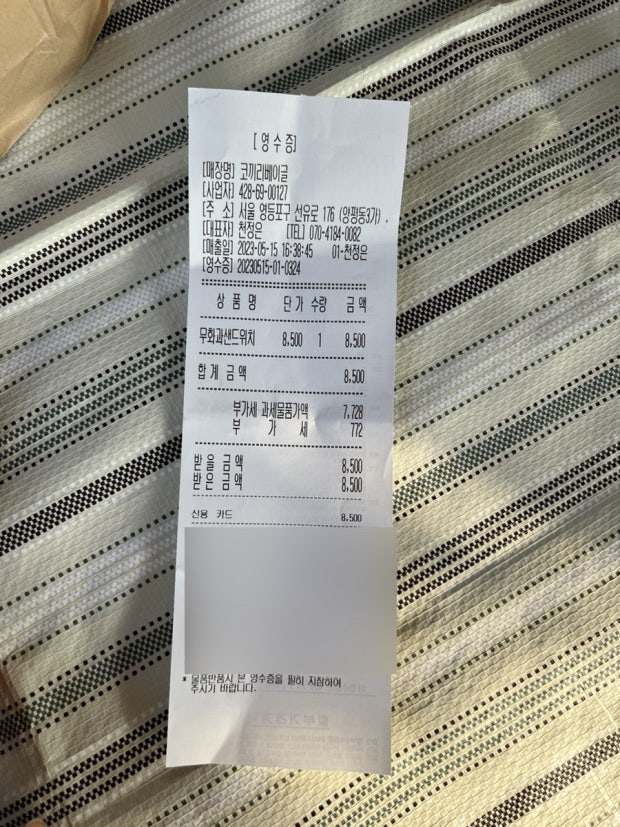
#> input picture AI/review/tmp_receipt/receipt_7.jpg, 620 x 827 px
$ python -i receipt_image.py   (imports and definitions only)
#> lines starting #> are read from the running program, lines starting #| are printed output that depends on the picture; after the words box and inside, x2 and y2 are one past the last pixel; in counts of white or black regions, pixels touching at a corner belong together
#> further down, picture is the input picture: shape (827, 620, 3); mean B, G, R 137.6, 148.6, 150.7
import cv2
import numpy as np
from pathlib import Path

# ============================
# PATHS
# ============================
IMAGE_PATH = "tmp_receipt/receipt_7.jpg"
OUTPUT_DIR = Path("output")
# [1 line not run here, left out]

# ============================
# VISUALIZE YOLO DETECTIONS
# ============================
# [32 lines left out: function visualize_yolo, not called in this run]


# ============================
# DESKEW FUNCTION
# ============================
def deskew(image):
    gray = cv2.cvtColor(image, cv2.COLOR_BGR2GRAY)
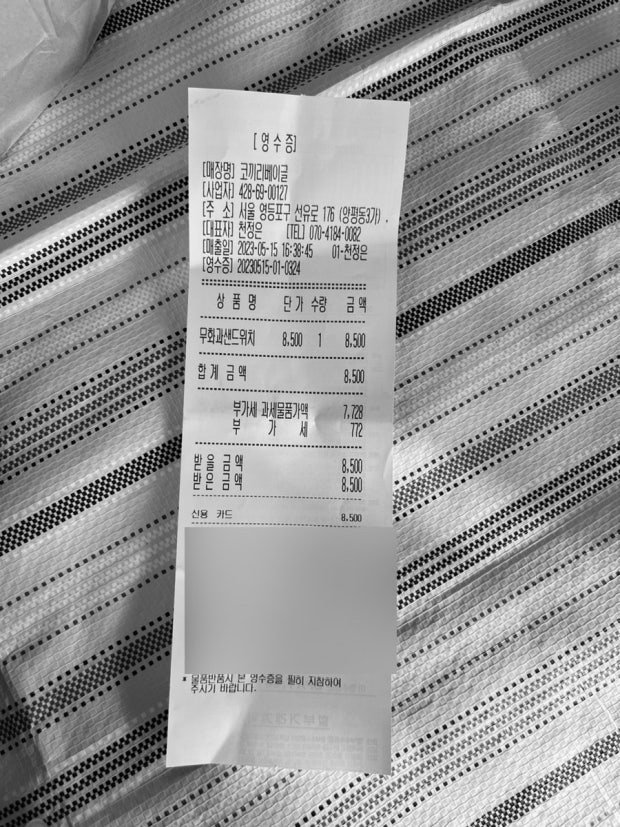
#> gray: shape (827, 620); min 0, max 254, mean 148
    thresh = cv2.threshold(
        gray, 0, 255,
        cv2.THRESH_BINARY + cv2.THRESH_OTSU
    )[1]
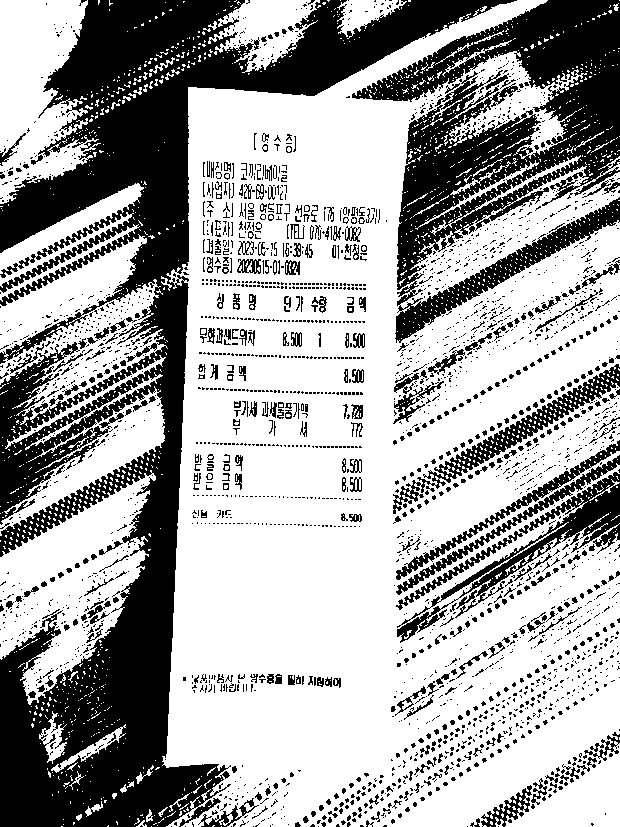
#> thresh: shape (827, 620); 64.5% white; 2865 black regions (2499 under 20 px), largest, box (x1, y1, x2, y2) and area: (0, 0, 517, 827) 102356, (352, 0, 620, 343) 37218, (397, 472, 620, 643) 5553

    coords = np.column_stack(np.where(thresh > 0))
#> coords = 330835 pairs, first value 0 to 826, second value 0 to 619
    if len(coords) < 50:
        return image

    angle = cv2.minAreaRect(coords)[-1]
#> angle = -90

    if angle < -45:
        angle = -(90 + angle)
#> angle = 0
    else:
        angle = -angle

    h, w = image.shape[:2]
#> h = 827; w = 620
    M = cv2.getRotationMatrix2D((w//2, h//2), angle, 1.0)
#> M = [[1, 0, 0], [0, 1, 0]]

    return cv2.warpAffine(
        image, M, (w, h),
        flags=cv2.INTER_CUBIC,
        borderMode=cv2.BORDER_REPLICATE
    )

# ============================
# MAIN RECEIPT DETECTION
# ============================
# [44 lines left out: functions detect_and_crop_receipt, normalize_receipt, not called in this run]

# ============================
# ENTRY POINT
# ============================
# [3 lines not run here, left out]

>>> import cv2
>>> picture = cv2.imread('tmp_receipt/receipt_7.jpg')
>>> result = deskew(picture)

$ run again, on AI/review/tmp_receipt/receipt_10.jpg
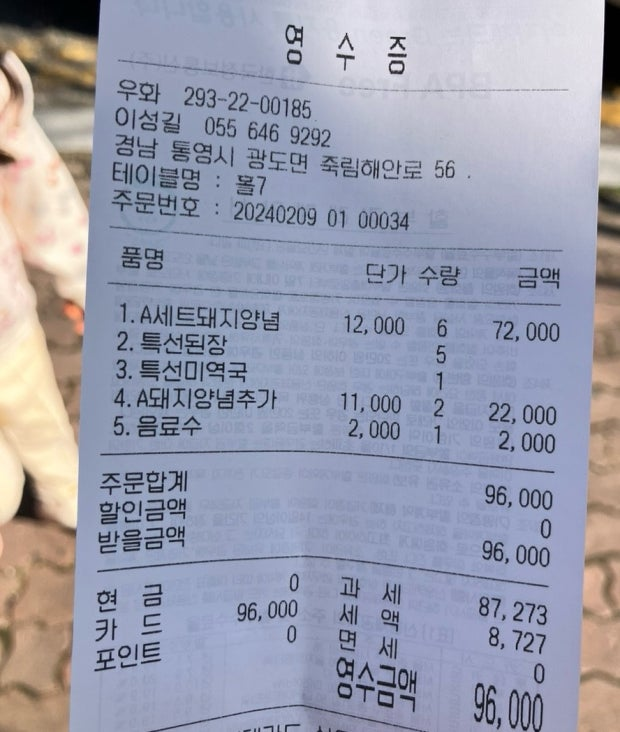
#> input picture AI/review/tmp_receipt/receipt_10.jpg, 620 x 732 px
#> picture is the input picture: shape (732, 620, 3); mean B, G, R 174.2, 157.3, 155.1
#> in deskew, `gray = cv2.cvtColor(image, cv2.COLOR_BGR2GRAY)`:
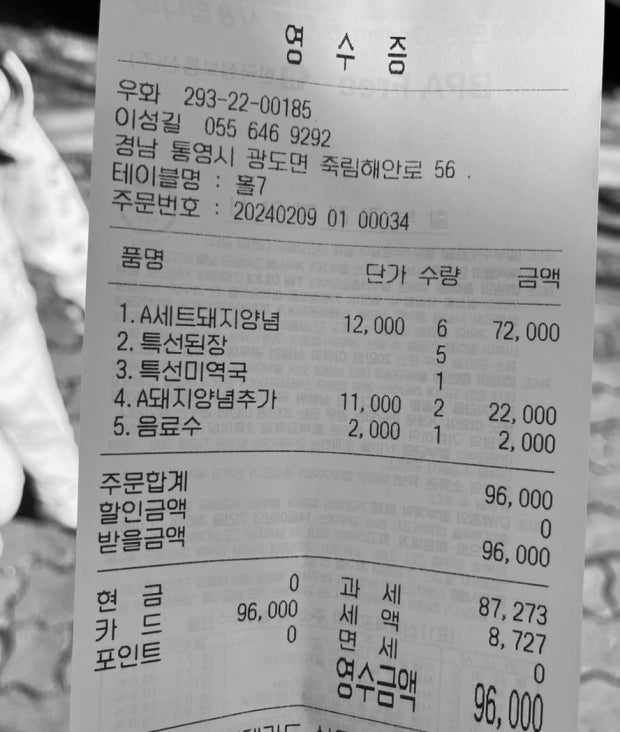
#> gray: shape (732, 620); min 0, max 251, mean 158.6
#> in deskew, `thresh = cv2.threshold( gray, 0, 255, cv2.THRESH_BINARY + cv2.THRESH_O..`:
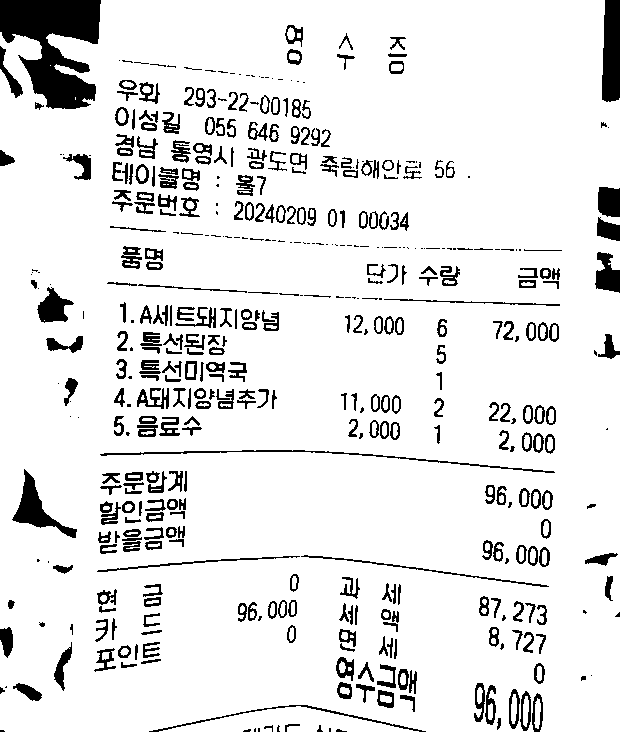
#> thresh: shape (732, 620); 89.8% white; 472 black regions (124 under 20 px), largest, box (x1, y1, x2, y2) and area: (0, 0, 101, 109) 6624, (602, 0, 620, 102) 1676, (12, 469, 77, 538) 1263
#> coords = 407578 pairs, first value 0 to 731, second value 0 to 619
#> in deskew, `angle = cv2.minAreaRect(coords)[-1]`: angle = -90
#> in deskew, `angle = -(90 + angle)`: angle = 0
#> M = [[1, 0, 0], [0, 1, 0]]

$ run again, on AI/review/tmp_receipt/receipt_11.jpg
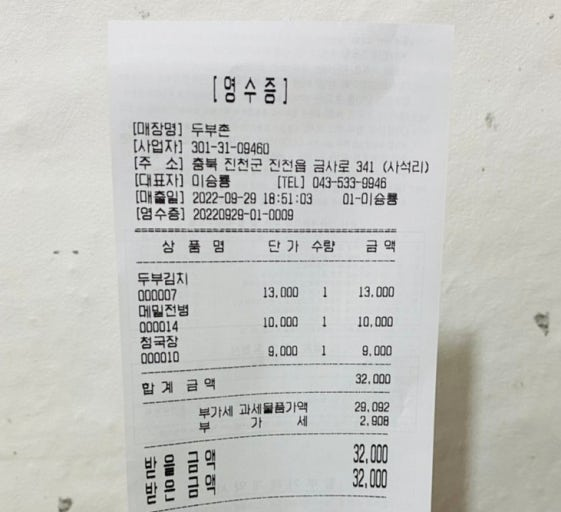
#> input picture AI/review/tmp_receipt/receipt_11.jpg, 561 x 512 px
#> picture is the input picture: shape (512, 561, 3); mean B, G, R 193.5, 197.2, 196.5
#> in deskew, `thresh = cv2.threshold( gray, 0, 255, cv2.THRESH_BINARY + cv2.THRESH_O..`:
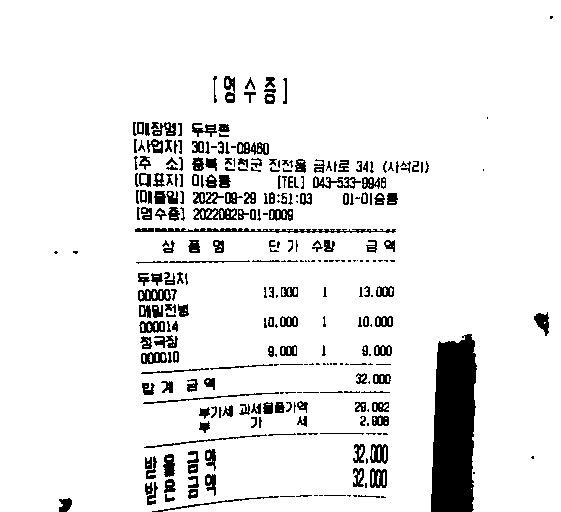
#> thresh: shape (512, 561); 91.5% white; 302 black regions (82 under 20 px), largest, box (x1, y1, x2, y2) and area: (431, 334, 477, 512) 6834, (155, 228, 396, 233) 669, (193, 208, 237, 220) 323
#> coords = 262897 pairs, first value 0 to 511, second value 0 to 560
#> in deskew, `angle = cv2.minAreaRect(coords)[-1]`: angle = -90
#> in deskew, `angle = -(90 + angle)`: angle = 0
#> M = [[1, 0, 0], [0, 1, 0]]
